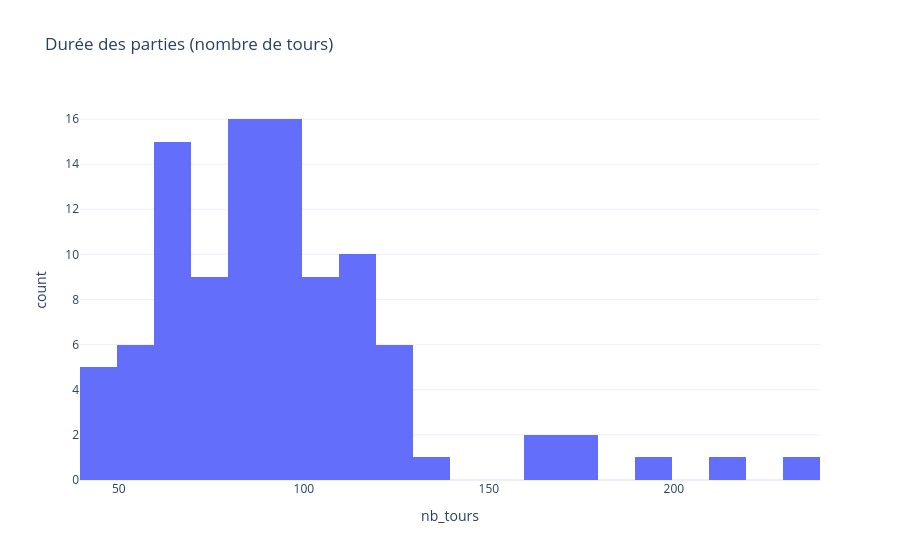
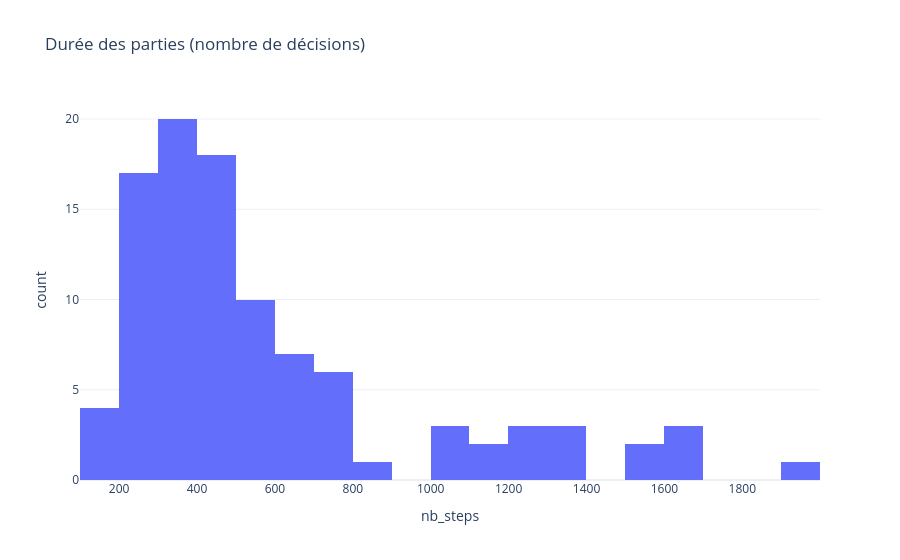

Notebook code cell kept with these figures, in order:
### Code cell
# Durée des parties
px.histogram(df_parties, x="nb_tours", nbins=30,
             title="Durée des parties (nombre de tours)").show()
px.histogram(df_parties, x="nb_steps", nbins=30,
             title="Durée des parties (nombre de décisions)").show()

### Figure 1 — Plotly figure (JSON) as saved in the notebook; plotly's stock layout.template omitted (floating-point values rounded to 4 significant figures)
{"data": [{"alignmentgroup": "True", "bingroup": "x", "hovertemplate": "nb_tours=%{x}<br>count=%{y}<extra></extra>", "legendgroup": "", "marker": {"color": "#636efa", "pattern": {"shape": ""}}, "name": "", "nbinsx": 30, "offsetgroup": "", "orientation": "v", "showlegend": false, "type": "histogram", "x": [72, 174, 160, 77, 107, 119, 61, 87, 84, 83, 72, 52, 83, 42, 58, 65, 91, 82, 90, 88, 110, 114, 81, 96, 48, 54, 68, 172, 239, 111, 42, 61, 95, 86, 108, 51, 52, 93, 122, 116, 120, 93, 64, 121, 64, 113, 101, 97, 110, 70, 97, 99, 120, 103, 84, 52, 215, 95, 82, 85, 63, 61, 82, 79, 92, 98, 76, 48, 100, 67, 112, 64, 48, 98, 89, 69, 76, 62, 94, 96, 83, 85, 125, 92, 138, 65, 74, 72, 108, 165, 199, 121, 106, 119, 100, 65, 114, 82, 62, 108], "xaxis": "x", "yaxis": "y"}], "layout": {"barmode": "relative", "legend": {"tracegroupgap": 0}, "title": {"text": "Durée des parties (nombre de tours)"}, "xaxis": {"anchor": "y", "domain": [0, 1], "title": {"text": "nb_tours"}}, "yaxis": {"anchor": "x", "domain": [0, 1], "title": {"text": "count"}}}}

### Figure 2 — Plotly figure (JSON) as saved in the notebook; plotly's stock layout.template omitted (floating-point values rounded to 4 significant figures)
{"data": [{"alignmentgroup": "True", "bingroup": "x", "hovertemplate": "nb_steps=%{x}<br>count=%{y}<extra></extra>", "legendgroup": "", "marker": {"color": "#636efa", "pattern": {"shape": ""}}, "name": "", "nbinsx": 30, "offsetgroup": "", "orientation": "v", "showlegend": false, "type": "histogram", "x": [298, 651, 497, 400, 362, 442, 1249, 343, 599, 290, 794, 187, 320, 759, 218, 552, 775, 301, 1299, 335, 394, 1089, 294, 1941, 203, 211, 289, 1327, 750, 376, 387, 228, 395, 343, 509, 189, 401, 390, 441, 557, 473, 757, 275, 1246, 252, 1600, 452, 687, 418, 275, 327, 1687, 485, 1688, 602, 190, 859, 563, 303, 497, 244, 272, 379, 402, 1527, 567, 295, 190, 371, 1195, 531, 565, 286, 434, 314, 1035, 629, 446, 392, 685, 406, 1341, 504, 1571, 1134, 763, 280, 260, 374, 1086, 682, 588, 433, 1304, 409, 665, 477, 303, 359, 406], "xaxis": "x", "yaxis": "y"}], "layout": {"barmode": "relative", "legend": {"tracegroupgap": 0}, "title": {"text": "Durée des parties (nombre de décisions)"}, "xaxis": {"anchor": "y", "domain": [0, 1], "title": {"text": "nb_steps"}}, "yaxis": {"anchor": "x", "domain": [0, 1], "title": {"text": "count"}}}}
